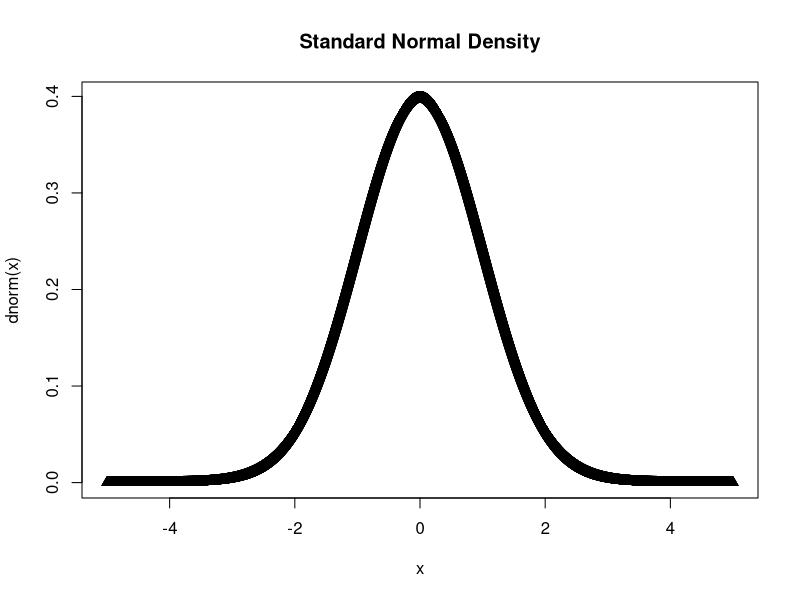
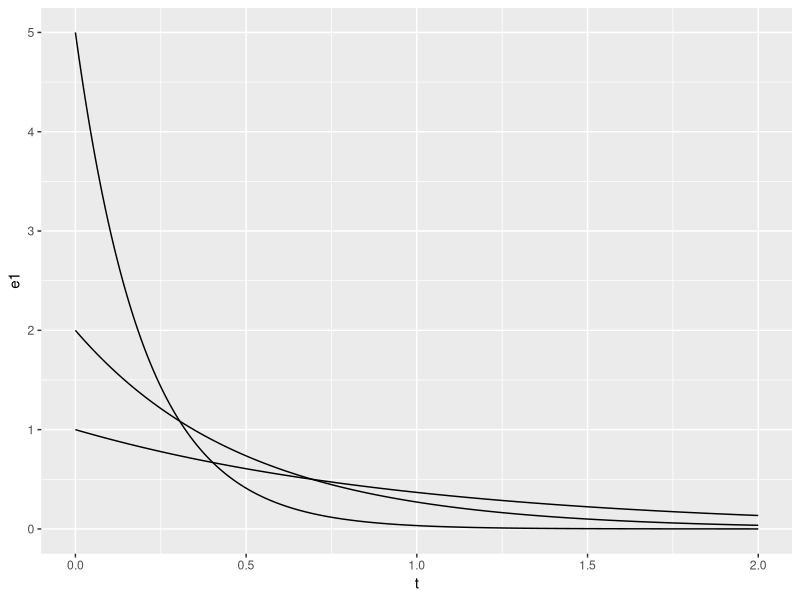
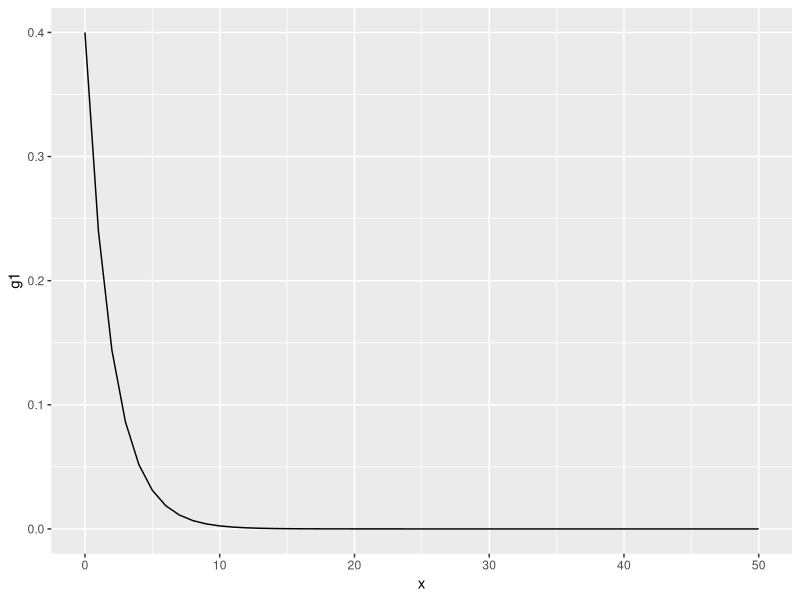
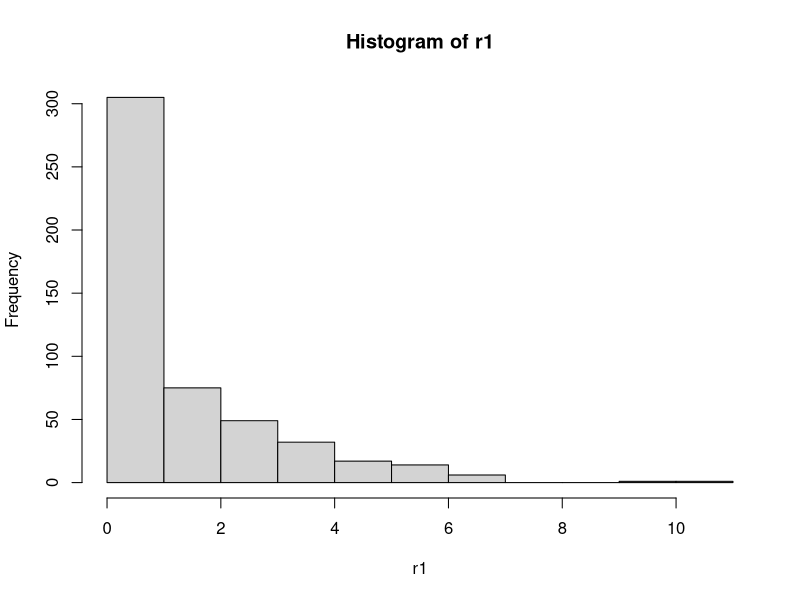
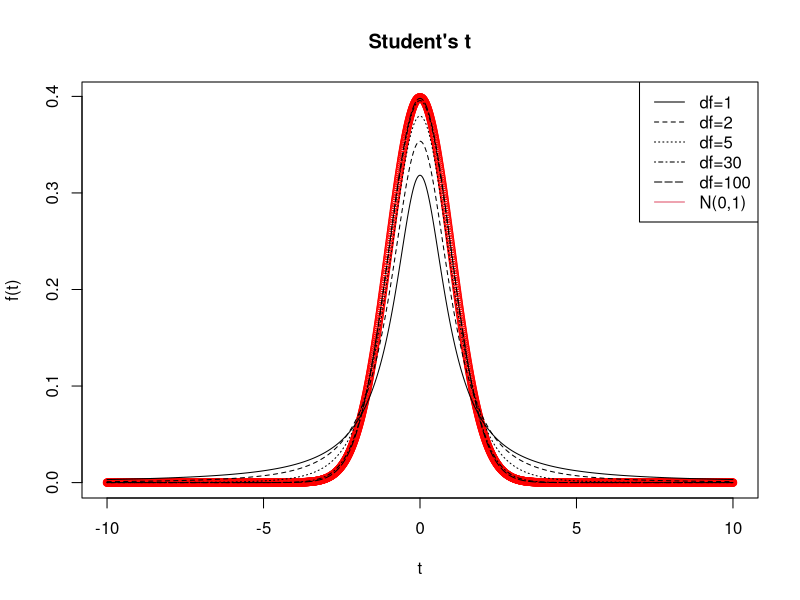
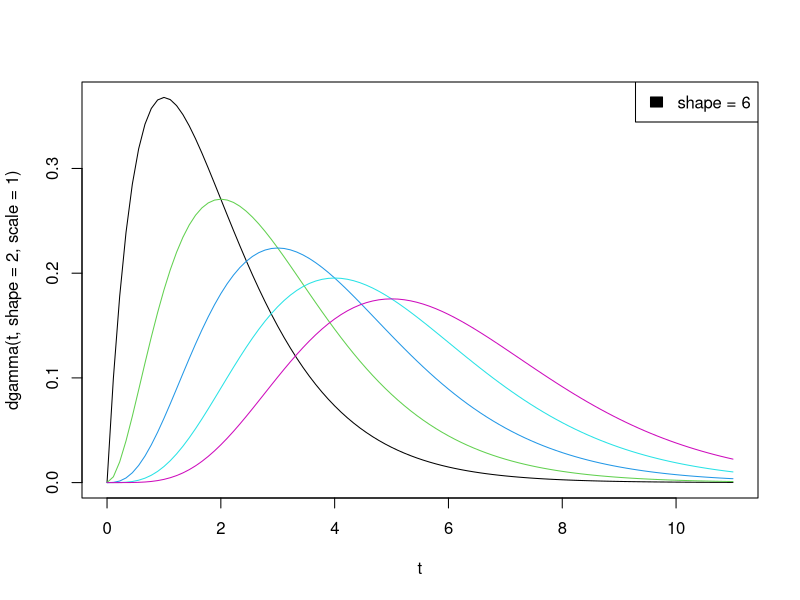
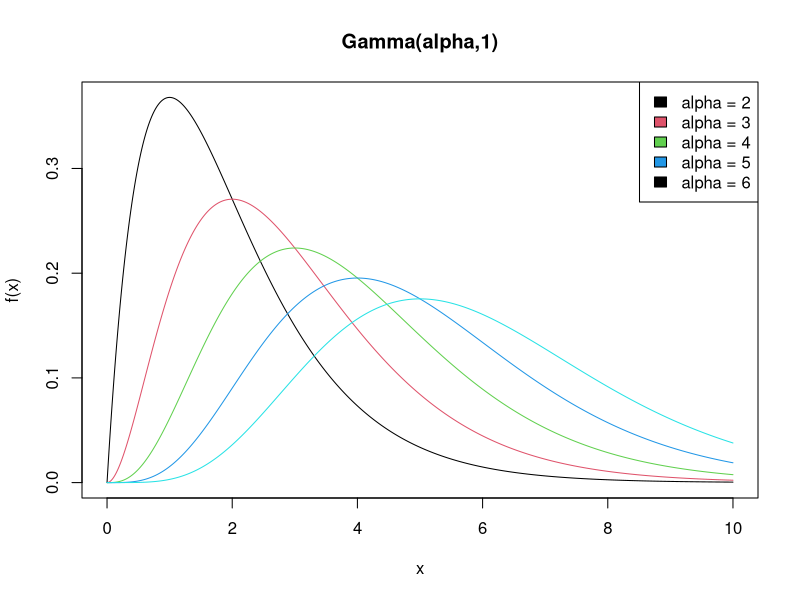
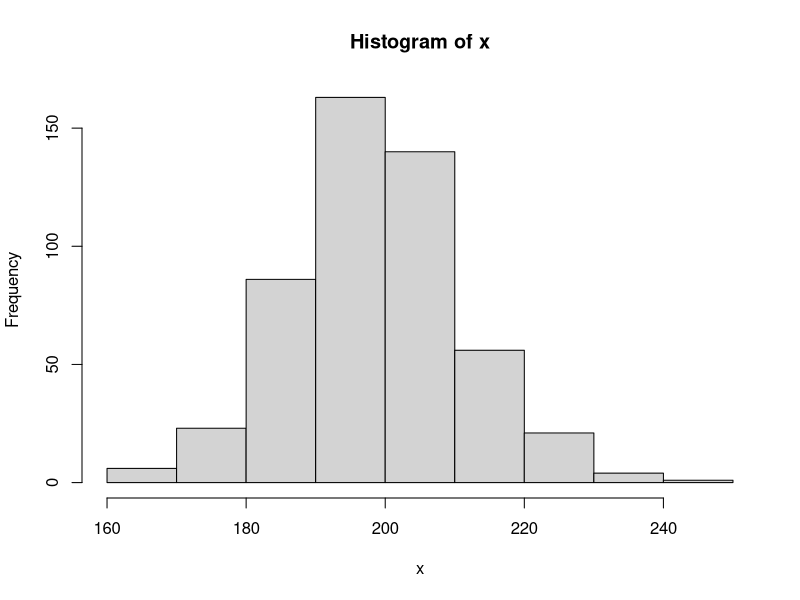

Source code (R) for these figures, in order:
##############################
## Lecture 7 Student Script ##
##############################


## Section I: Random Number Generation ##

# R uses tricks that generate pseudorandom numbers that are indistinguishable from real random numbers
# pseudorandom generators produce a deterministic sequence that is indistinguishable from a true random sequence
# if you do not know hos it started

# how to distinguish non-randomness
#   if some values are missing, it's distinguishable
#   uniformity of distribution in the limit
#   autocorrelation is bad

# ture randomness
#   thermal detesion uses trailing decimal points on a thermometer
#   can use cosmic ray/radioactive decay arrival timings
#   Random.org

# Setting the seed
runif(10)
set.seed(10)
runif(10)
set.seed(10)
runif(10)

## The LCG
# xn = (a*xn-1 + c) mod m
# values between 0 and m-1, sequence repeat m times
# dividing by m gives the uniform distributed random numbers between 0 and 1


seed <- 10
# produce between 0 - 15
new.random <- function(a = 5, c = 12, m = 16) {
  out <- (a*seed + c) %% m
  # <<- allows to assign a new global variable in a local environment
  seed <<- out 
  return(out)
}
new.random()
new.random()
new.random()
new.random()

out.length <- 20
variants   <- rep(NA, out.length)
for (i in 1:out.length) {
  variants[i] <- new.random()
}
variants

# a little better way
# making c and m are relatively prime
variants   <- rep(NA, out.length)
for (i in 1:out.length) {
  variants[i] <- new.random(a = 131, c = 7, m = 16)
}
variants

variants   <- rep(NA, out.length)
for (i in 1:out.length) {
  variants[i] <- new.random(a = 129, c = 7, m = 16)
}
variants

variants   <- rep(NA, out.length)
for (i in 1:out.length) {
  variants[i] <- new.random(a=1664545, c=1013904223, 
                            m=2^32)
}
variants/2^(32)

?Random

## Section II: Simulating Random Variables ##

# d-pdf of pmf of distribution
# p-cdf of the distribution
# q-quantile of the distribution (inverse cdf)
# r-draws random numbers from distribution


# Built-in R functions
dnorm(0, mean = 0, sd = 1) 
1/sqrt(2*pi) 

x <- seq(-5, 5, by = .001)
plot(x, dnorm(x), main = "Standard Normal Density", pch = 2)

# P(Z < 0)
pnorm(0)

# P(-1.96 < Z < 1.96)
pnorm(1.96) - pnorm(-1.96)

# P (Z < ?) = 0.5
qnorm(.5) 

# P(Z < ?) = 0.975
qnorm(.975)

rnorm(1)
rnorm(5)
rnorm(10, mean = 100, sd = 1)

t <- seq(0, 2, length = 500)
e1 <- dexp(t, rate = 1)
e2 <- dexp(t, rate = 2)
e3 <- dexp(t, rate = 5)
library(ggplot2)
ggplot() + geom_line(mapping = aes(x = t, y = e1)) + 
  geom_line(mapping = aes(x = t, y = e2)) + 
  geom_line(mapping = aes(x = t, y = e3))

x <- 0:50
g1 <- dgeom(x, prob = .4)
ggplot() + 
  geom_line(aes(x = x, y = g1))
r1 <- rgeom(500, prob = .4)
hist(r1, breaks = 10)


# Student's t example
t  <- seq(-10, 10, by = .01)
df <- c(1, 2, 5, 30, 100)

plot(t, dnorm(t), lty = 1, col = "red", ylab = "f(t)", 
     main = "Student's t")

for (i in 1:5) {
  lines(t, dt(t, df = df[i]), lty = i) 
}

legend <- c(paste("df=", df, sep = ""), "N(0,1)")
legend("topright", legend = legend, lty = c(1:5, 1), 
       col = c(rep(1, 5), 2))

## task
# question 1
1 - pgamma(2, shape = 2, scale = 1)

# question 2: still with some bug...
t <- seq(0, 11, length = 100)
plot(t, dgamma(t, shape = 2, scale = 1), type = 'l')
for (i in 3:6){
  lines(t, dgamma(t, shape = i, scale = 1), col = i)
}
legend <- c(paste("shape = ", i, sep = ""))
legend("topright", legend = legend, fill = 1:5)

## correct
alpha <- 2:6
beta <- 1
x <- seq(0, 10, by = .01)
plot(x, dgamma(x, shape = alpha[1], rate = beta), col = 1, type = "l", ylab = "f(x)", main = "Gamma(alpha,1)")
for (i in 2:5){
  lines(x, dgamma(x, shape = alpha[i], rate = beta), col = i)
}
legend <- paste("alpha = ", alpha, sep = "")
legend("topright", legend = legend, fill = 1:4)

## task
# question 1
pnorm((190 + .5 - 1000 * .2) / sqrt(1000 * .2 * .8))

# question 2
pbinom(190, size = 1000, prob = 0.2)

# question 3
x <- rbinom(n = 500, size = 1000, prob = 0.2)
hist(x)

# The sample function
n <- 1000; p <- c(0.1, 0.2, 0.7)
x <- sample(1:3, size = n, prob = p, replace = TRUE)
head(x, 10)
rbind(p, p.hat = table(x)/n)

## task
# question 1
n <- 10000; p <- rep(1/6, length = 6)
x <- sample(1:6, size = n, prob = p, replace = TRUE)
rbind(p, p.hat = table(x)/n)

# question 2
x <- floor(runif(n, min = 0, max = 6))
rbind(p, p.hat = table(x)/n)

# The Inverse Transform Method
lambda <- 2
n      <- 1000
u      <- runif(n)

Finverse <- function(u, lambda) {
  return(ifelse((u<0|u>1), 0, -(1/lambda)*log(1-u)))
}
x <- Finverse(u, lambda)
hist(x, freq = FALSE, breaks = 15)
y <- seq(0, 10, .01)
lines(y, lambda*exp(-lambda*y), col = "blue")

## task
# question 1
# F = x^3, 0 <= x <= 1
# question 2
# x = F^(-1) = (F)^(1/3), 0 <= F <= 1
n <- 1000
u <- runif(n)
Finverse1 <- function(u){
  return(ifelse((u < 0|u > 1), 0, (u)^(1/3)))
}
x <- Finverse1(u)
hist(x, prob = TRUE)
y <- seq(0, 1, .01)
lines(y, 3*y^2)  
  


# Rejection Method
# what can we if all we've got is the pdf?
# by sampling candidates from an easier distribution then correcting the sampling probability by 
# randomly rejecting some candidates

plot(c(0,1), c(0,3), ty="n", main="A Sample Distribution", ylab="Density f(x)", xlab="x")
curve (dbeta(x, 3, 6), add=TRUE)
lines(c(0,0,1,1), c(0,3,3,0))
x1 <- runif(3, 0, 1); y1 <- runif(3, 0, 2.6)
selected <- y1 < dbeta(x1, 3, 6)

plot(c(0,1), c(0,3), ty="n", main="A Sample Distribution", 
     ylab="Density f(x)", xlab="x")
curve (dbeta(x, 3, 6), add=TRUE)
lines(c(0,0,1,1), c(0,3,3,0))
points(x1, y1, col=1+1*selected, cex=2)

mean(selected)
accepted.points <- x1[selected]

mean(accepted.points < 0.5) 
pbeta(0.5, 3, 6)

x2       <- runif(100000, 0, 1)
y2       <- runif(100000, 0, 10)
selected <- y2 < dbeta(x2, 3, 6)
mean(selected)

plot(c(0,1), c(0,6), ty="n", main="A Sample Distribution", 
     ylab="Density f(x)", xlab="x")
curve (dbeta(x, 3, 6), add=TRUE)
lines(c(0,0,1,1), c(0,3,3,0))
points (x2, y2, col=1+1*selected, cex=0.1)


# Acceptance-Rejection Algorithm
# we'd like to sample from a pdf:f
# suppose we know how to sample from a pdf g and we can easily calcuate g(x)
# let e() denote an envelope, with property
#   e(x) = g(x)/alpha >= f(x), alpha < 1
# sample Y ~ g and U ~ Unif[0,1], if U < f(y)/e(y), accept Y

# 1. sample Y ~ g
# 2. sample U ~ Unif[0,1]
# 3. if U < f(y)/e(y), accept Y. Set X = Y and consider X to be an element of the target random sample
#   equivalent to sampling U|y ~ U[0, e(y)] and keeping the value if U < f(y)


# good envelopes
# 1. envelope exceeds the target everywhere e(x) > f(x)
# 2. easy to sample from g
# 3. generate few rejected draws

# a simple approach: determine max f(x), then use a uniform distribution as g, and alpha = 1/[max f(x)]

f <- function(x) {
  return(ifelse((x < 0 | x > 1), 0, 60*x^3*(1-x)^2))
}

x <- seq(0, 1, length = 100)
plot(x, f(x), type="l", ylab="f(x)")

xmax  <- 0.6
f.max <- 60*xmax^3*(1-xmax)^2

e <- function(x) {
  return(ifelse((x < 0 | x > 1), Inf, f.max))
}
lines(c(0, 0), c(0, e(0)), lty = 1)
lines(c(1, 1), c(0, e(1)), lty = 1)
lines(x, e(x), lty = 1)

n.samps <- 1000             # number of samples desired
n       <- 0  	            # counter for number samples accepted
samps   <- numeric(n.samps) # initialize the vector of output
while (n < n.samps) {
  y <- runif(1)             # random draw from g
  u <- runif(1)
  if (u < f(y)/e(y)) {
    n        <- n + 1
    samps[n] <- y
  }
}
x <- seq(0, 1, length = 100)
hist(samps, prob = T, ylab = "f(x)", xlab = "x",
     main = "Histogram of draws from Beta(4,3)")
lines(x, dbeta(x, 4, 3), lty = 2)

## Section II: Monte Carlo Integration ##

# LLN
# if X1, X2, ..., Xn are iid with pdf p
# sum g(xi) / n --> int g(x)p(x)dx = Ep[g(X)]
# Monte Carlo principle
# to estimate int g(x)dx, draw from p(x) (p.d.f) and take the sample mean of f(x) = g(x)/p(x)


set.seed(1)
g.over.p <- function(x) {  
  return(sqrt(2*pi) * x^2 * exp(-(1/2)*x^2))
}
mean(g.over.p(rnorm(10000)))
sqrt(pi)/2

set.seed(1)

g <- function(x) {sqrt(pi)*x^2}
mean(g(rnorm(10000, sd = 1/sqrt(2))))
sqrt(pi)/2

# Monte Carlo approximation is unbasied
# the root mean square error is proportional to n^(-1/2)

# how to choose p?
# easy to estimate
# have low variance
# takes a simple form


## task
# question 1
g.over.p <- function(n){
  return(rexp(n, rate = 1/3) < 3)
}
mean(g.over.p(100000))

# question 2
pexp(3, rate = 1/3)

## check yourself
# question 1
x <- rbinom(5000, size = 16, prob = .5)

# question 2
mean(x)
sd(x)

# question 3
hist(x, prob = TRUE, breaks = 100)

# question 4
y <- rbinom(5e6, size = 1e6, prob = .5)
z <- (y - mean(y)) / (sd(y))
hist(z, prob = TRUE, breaks = 100)

##############################################################################################################
# pratice acceptance - rejection algorithm
# ex. fx = 60x^3(1-x)^2
f <- function(x){
  return(60*x^3*(1-x)^2)
}
curve(f, from = 0, to = 1)
f.max <- f(.6)
e <- function(x){
  return(f.max)
}
# we need 1000 draws
sample_size <- 100000
sample <- c()
# account the accept sample
accept <- 0

while (accept < sample_size){
  u <- runif(1)
  x <- runif(1)
  if (u < f(x) / e(x)){
    accept <- accept + 1
    sample <- c(sample, x)
  }
}
hist(sample, probability = TRUE, breaks = 100, ylim = c(0, f.max))
curve(f, from = 0, to = 1, add = TRUE)

